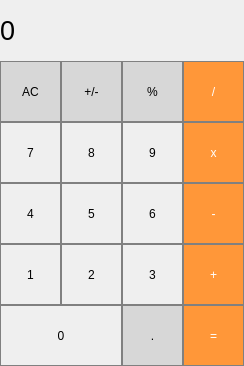
<?xml version="1.0" encoding="UTF-8"?>
<ui version="4.0">
 <class>MainWindow</class>
 <widget class="QMainWindow" name="MainWindow">
  <property name="geometry">
   <rect>
    <x>0</x>
    <y>0</y>
    <width>244</width>
    <height>366</height>
   </rect>
  </property>
  <property name="windowTitle">
   <string>MainWindow</string>
  </property>
  <widget class="QWidget" name="centralWidget">
   <widget class="QLabel" name="label">
    <property name="geometry">
     <rect>
      <x>0</x>
      <y>0</y>
      <width>231</width>
      <height>61</height>
     </rect>
    </property>
    <property name="font">
     <font>
      <pointsize>20</pointsize>
     </font>
    </property>
    <property name="styleSheet">
     <string notr="true">QLabel{
	qproperty-alignment: 'AlignVCenter | AlignRight';
	border-bottom: 1px solid gray;
}

background-color : white;</string>
    </property>
    <property name="text">
     <string>0</string>
    </property>
   </widget>
   <widget class="QPushButton" name="pushButton">
    <property name="geometry">
     <rect>
      <x>0</x>
      <y>61</y>
      <width>61</width>
      <height>61</height>
     </rect>
    </property>
    <property name="styleSheet">
     <string notr="true">QPushButton {
	background-color: rgb(215, 215, 215);
	border: 1px solid gray;
}
QPushButton:pressed {
	background-color: qlinegradient(x1: 0, y1: 0, x2: 0, y2: 1,
										stop: 0 #BEBEBE, stop: 1 #D7D7D7);
}</string>
    </property>
    <property name="text">
     <string>AC</string>
    </property>
   </widget>
   <widget class="QPushButton" name="pushButton_2">
    <property name="geometry">
     <rect>
      <x>61</x>
      <y>61</y>
      <width>61</width>
      <height>61</height>
     </rect>
    </property>
    <property name="styleSheet">
     <string notr="true">QPushButton {
	background-color: rgb(215, 215, 215);
	border: 1px solid gray;
}
QPushButton:pressed {
	background-color: qlinegradient(x1: 0, y1: 0, x2: 0, y2: 1,
										stop: 0 #BEBEBE, stop: 1 #D7D7D7);
}</string>
    </property>
    <property name="text">
     <string>+/-</string>
    </property>
   </widget>
   <widget class="QPushButton" name="pushButton_3">
    <property name="geometry">
     <rect>
      <x>122</x>
      <y>61</y>
      <width>61</width>
      <height>61</height>
     </rect>
    </property>
    <property name="styleSheet">
     <string notr="true">QPushButton {
	background-color: rgb(215, 215, 215);
	border: 1px solid gray;
}
QPushButton:pressed {
	background-color: qlinegradient(x1: 0, y1: 0, x2: 0, y2: 1,
										stop: 0 #BEBEBE, stop: 1 #D7D7D7);
}</string>
    </property>
    <property name="text">
     <string>%</string>
    </property>
   </widget>
   <widget class="QPushButton" name="pushButton_4">
    <property name="geometry">
     <rect>
      <x>183</x>
      <y>61</y>
      <width>61</width>
      <height>61</height>
     </rect>
    </property>
    <property name="styleSheet">
     <string notr="true">QPushButton{
	background-color: rgb(255, 151, 57);
	color: white;
	border: 1px solid gray;
}

QPushButton:pressed {
	background-color: qlinegradient(x1: 0, y1: 0, x2: 0, y2: 1,
									stop: 0 #FF7832, stop: 1#FF9739);
}</string>
    </property>
    <property name="text">
     <string>/</string>
    </property>
   </widget>
   <widget class="QPushButton" name="pushButton_5">
    <property name="geometry">
     <rect>
      <x>61</x>
      <y>122</y>
      <width>61</width>
      <height>61</height>
     </rect>
    </property>
    <property name="styleSheet">
     <string notr="true">QPushButton{
	border: 1px solid gray;
}
QPushButton:pressed {
	background-color: qlineargradient(x1: 0, y1: 0, x2: 0, y2: 1,
									stop: 0 #dadbde, stop: 1 #f6f7fa);
}</string>
    </property>
    <property name="text">
     <string>8</string>
    </property>
   </widget>
   <widget class="QPushButton" name="pushButton_6">
    <property name="geometry">
     <rect>
      <x>0</x>
      <y>122</y>
      <width>61</width>
      <height>61</height>
     </rect>
    </property>
    <property name="styleSheet">
     <string notr="true">QPushButton{
	border: 1px solid gray;
}
QPushButton:pressed {
	background-color: qlineargradient(x1: 0, y1: 0, x2: 0, y2: 1,
									stop: 0 #dadbde, stop: 1 #f6f7fa);
}</string>
    </property>
    <property name="text">
     <string>7</string>
    </property>
   </widget>
   <widget class="QPushButton" name="pushButton_7">
    <property name="geometry">
     <rect>
      <x>183</x>
      <y>122</y>
      <width>61</width>
      <height>61</height>
     </rect>
    </property>
    <property name="styleSheet">
     <string notr="true">QPushButton{
	background-color: rgb(255, 151, 57);
	color: white;
	border: 1px solid gray;
}

QPushButton:pressed {
	background-color: qlinegradient(x1: 0, y1: 0, x2: 0, y2: 1,
									stop: 0 #FF7832, stop: 1#FF9739);
}</string>
    </property>
    <property name="text">
     <string>x</string>
    </property>
   </widget>
   <widget class="QPushButton" name="pushButton_8">
    <property name="geometry">
     <rect>
      <x>122</x>
      <y>122</y>
      <width>61</width>
      <height>61</height>
     </rect>
    </property>
    <property name="styleSheet">
     <string notr="true">QPushButton{
	border: 1px solid gray;
}
QPushButton:pressed {
	background-color: qlineargradient(x1: 0, y1: 0, x2: 0, y2: 1,
									stop: 0 #dadbde, stop: 1 #f6f7fa);
}</string>
    </property>
    <property name="text">
     <string>9</string>
    </property>
   </widget>
   <widget class="QPushButton" name="pushButton_9">
    <property name="geometry">
     <rect>
      <x>61</x>
      <y>183</y>
      <width>61</width>
      <height>61</height>
     </rect>
    </property>
    <property name="styleSheet">
     <string notr="true">QPushButton{
	border: 1px solid gray;
}
QPushButton:pressed {
	background-color: qlineargradient(x1: 0, y1: 0, x2: 0, y2: 1,
									stop: 0 #dadbde, stop: 1 #f6f7fa);
}</string>
    </property>
    <property name="text">
     <string>5</string>
    </property>
   </widget>
   <widget class="QPushButton" name="pushButton_10">
    <property name="geometry">
     <rect>
      <x>0</x>
      <y>183</y>
      <width>61</width>
      <height>61</height>
     </rect>
    </property>
    <property name="styleSheet">
     <string notr="true">QPushButton{
	border: 1px solid gray;
}
QPushButton:pressed {
	background-color: qlineargradient(x1: 0, y1: 0, x2: 0, y2: 1,
									stop: 0 #dadbde, stop: 1 #f6f7fa);
}</string>
    </property>
    <property name="text">
     <string>4</string>
    </property>
   </widget>
   <widget class="QPushButton" name="pushButton_11">
    <property name="geometry">
     <rect>
      <x>183</x>
      <y>183</y>
      <width>61</width>
      <height>61</height>
     </rect>
    </property>
    <property name="styleSheet">
     <string notr="true">QPushButton{
	background-color: rgb(255, 151, 57);
	color: white;
	border: 1px solid gray;
}

QPushButton:pressed {
	background-color: qlinegradient(x1: 0, y1: 0, x2: 0, y2: 1,
									stop: 0 #FF7832, stop: 1#FF9739);
}</string>
    </property>
    <property name="text">
     <string>-</string>
    </property>
   </widget>
   <widget class="QPushButton" name="pushButton_12">
    <property name="geometry">
     <rect>
      <x>122</x>
      <y>183</y>
      <width>61</width>
      <height>61</height>
     </rect>
    </property>
    <property name="styleSheet">
     <string notr="true">QPushButton{
	border: 1px solid gray;
}
QPushButton:pressed {
	background-color: qlineargradient(x1: 0, y1: 0, x2: 0, y2: 1,
									stop: 0 #dadbde, stop: 1 #f6f7fa);
}</string>
    </property>
    <property name="text">
     <string>6</string>
    </property>
   </widget>
   <widget class="QPushButton" name="pushButton_13">
    <property name="geometry">
     <rect>
      <x>61</x>
      <y>244</y>
      <width>61</width>
      <height>61</height>
     </rect>
    </property>
    <property name="styleSheet">
     <string notr="true">QPushButton{
	border: 1px solid gray;
}
QPushButton:pressed {
	background-color: qlineargradient(x1: 0, y1: 0, x2: 0, y2: 1,
									stop: 0 #dadbde, stop: 1 #f6f7fa);
}</string>
    </property>
    <property name="text">
     <string>2</string>
    </property>
   </widget>
   <widget class="QPushButton" name="pushButton_14">
    <property name="geometry">
     <rect>
      <x>0</x>
      <y>244</y>
      <width>61</width>
      <height>61</height>
     </rect>
    </property>
    <property name="styleSheet">
     <string notr="true">QPushButton{
	border: 1px solid gray;
}
QPushButton:pressed {
	background-color: qlineargradient(x1: 0, y1: 0, x2: 0, y2: 1,
									stop: 0 #dadbde, stop: 1 #f6f7fa);
}</string>
    </property>
    <property name="text">
     <string>1</string>
    </property>
   </widget>
   <widget class="QPushButton" name="pushButton_15">
    <property name="geometry">
     <rect>
      <x>183</x>
      <y>244</y>
      <width>61</width>
      <height>61</height>
     </rect>
    </property>
    <property name="styleSheet">
     <string notr="true">QPushButton{
	background-color: rgb(255, 151, 57);
	color: white;
	border: 1px solid gray;
}

QPushButton:pressed {
	background-color: qlinegradient(x1: 0, y1: 0, x2: 0, y2: 1,
									stop: 0 #FF7832, stop: 1#FF9739);
}</string>
    </property>
    <property name="text">
     <string>+</string>
    </property>
   </widget>
   <widget class="QPushButton" name="pushButton_16">
    <property name="geometry">
     <rect>
      <x>122</x>
      <y>244</y>
      <width>61</width>
      <height>61</height>
     </rect>
    </property>
    <property name="styleSheet">
     <string notr="true">QPushButton{
	border: 1px solid gray;
}
QPushButton:pressed {
	background-color: qlineargradient(x1: 0, y1: 0, x2: 0, y2: 1,
									stop: 0 #dadbde, stop: 1 #f6f7fa);
}</string>
    </property>
    <property name="text">
     <string>3</string>
    </property>
   </widget>
   <widget class="QPushButton" name="pushButton_18">
    <property name="geometry">
     <rect>
      <x>0</x>
      <y>305</y>
      <width>122</width>
      <height>61</height>
     </rect>
    </property>
    <property name="styleSheet">
     <string notr="true">QPushButton{
	border: 1px solid gray;
}
QPushButton:pressed {
	background-color: qlineargradient(x1: 0, y1: 0, x2: 0, y2: 1,
									stop: 0 #dadbde, stop: 1 #f6f7fa);
}</string>
    </property>
    <property name="text">
     <string>0</string>
    </property>
   </widget>
   <widget class="QPushButton" name="pushButton_19">
    <property name="geometry">
     <rect>
      <x>183</x>
      <y>305</y>
      <width>61</width>
      <height>61</height>
     </rect>
    </property>
    <property name="styleSheet">
     <string notr="true">QPushButton{
	background-color: rgb(255, 151, 57);
	color: white;
	border: 1px solid gray;
}

QPushButton:pressed {
	background-color: qlinegradient(x1: 0, y1: 0, x2: 0, y2: 1,
									stop: 0 #FF7832, stop: 1#FF9739);
}</string>
    </property>
    <property name="text">
     <string>=</string>
    </property>
   </widget>
   <widget class="QPushButton" name="pushButton_20">
    <property name="geometry">
     <rect>
      <x>122</x>
      <y>305</y>
      <width>61</width>
      <height>61</height>
     </rect>
    </property>
    <property name="styleSheet">
     <string notr="true">QPushButton {
	background-color: rgb(215, 215, 215);
	border: 1px solid gray;
}
QPushButton:pressed {
	background-color: qlinegradient(x1: 0, y1: 0, x2: 0, y2: 1,
										stop: 0 #BEBEBE, stop: 1 #D7D7D7);
}</string>
    </property>
    <property name="text">
     <string>.</string>
    </property>
   </widget>
  </widget>
 </widget>
 <layoutdefault spacing="6" margin="11"/>
 <resources/>
 <connections/>
</ui>
